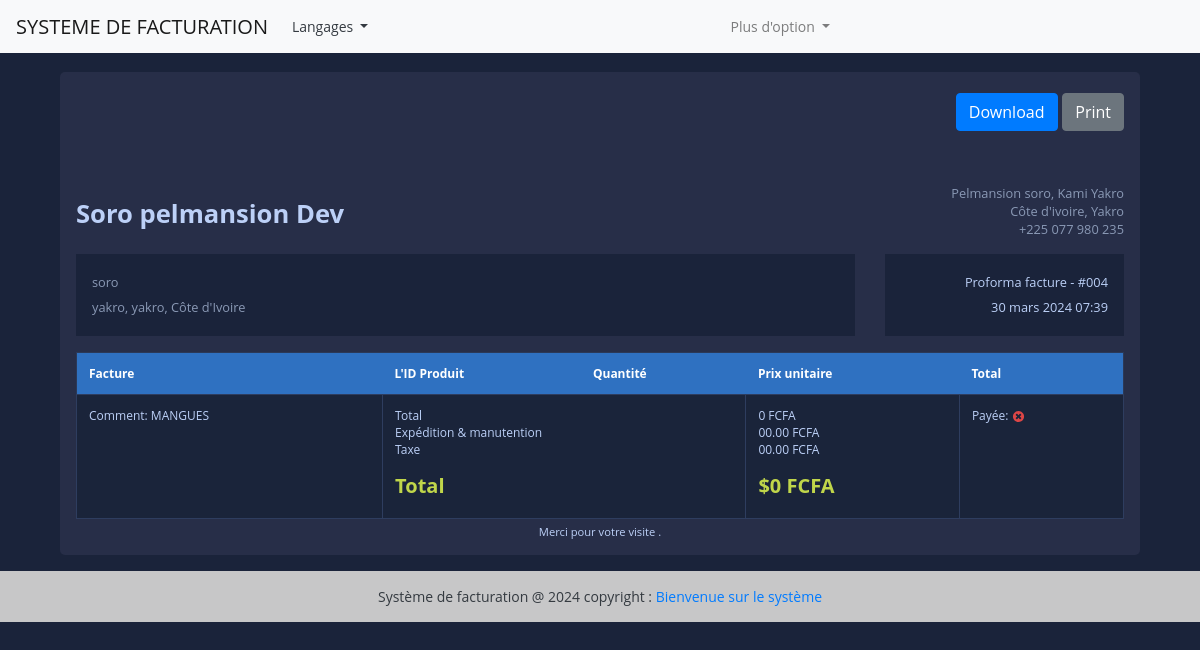
The page /fr/vue-facture/4 (signed in) on the database its author committed.
### fact_app/models.py (models this page shows, shortened)
class Invoice(models.Model):
    INVOICE_TYPE = (
        ('R', _('Reçu')),
        ('P', _('Proforma facture')),
        ('F', _('Facture'))
    )
    customer = models.ForeignKey(Customer, on_delete=models.PROTECT)
    save_by = models.ForeignKey(User, on_delete=models.PROTECT)
    invoice_date_time = models.DateTimeField(auto_now_add=True)
    invoice_date = models.DateField(_("Date"), auto_now_add=True)
    total = models.DecimalField(max_digits=10000, decimal_places=2)
    last_updated_date = models.DateTimeField(null=True, blank=True)
    paid = models.BooleanField(default=False)
    invoice_type = models.CharField(max_length=1, choices=INVOICE_TYPE)
    comments = models.TextField(null=True, max_length=1000, blank=True)
    class Meta:
        verbose_name = _("Invoice")
        verbose_name_plural = _("Invoices")
    @property
    def get_total(self):
        articles = self.article_set.all()
        total = sum(article.get_total for article in articles)
        return total

class Customer(models.Model):
    SEX_TYPES = (
        ('M', _('Masculin')),
        ('F', _('Feminin')),
    )
    name = models.CharField(max_length=132)
    email = models.EmailField()
    phone = models.CharField(max_length=130)
    address = models.CharField(max_length=64)
    sex = models.CharField(max_length=1, choices=SEX_TYPES)
    age = models.CharField(max_length=12)
    city = models.CharField(max_length=33)
    zip_code = models.CharField(max_length=16)
    create_date = models.DateTimeField(auto_now_add=True)
    save_by = models.ForeignKey(User, on_delete=models.PROTECT)
    class Meta:
        verbose_name = _("Customer")
        verbose_name_plural = _("Customers")

### fact_app/views.py (the view)
# urls.py: path("vue-facture/<int:pk>", views.InvoiceVisualizationView.as_view(), name='view-invoice'),
class InvoiceVisualizationView(LoginRequiredSuperuserMixim, View):
    template_name = "invoice.html"
    def get(self, request, *args, **kwargs):
        pk = kwargs.get('pk')
        context = get_invoice(pk)
        return render(request, self.template_name, context)

### fact_app/utils.py (called while the page is built)
def get_invoice(pk):
    obj = Invoice.objects.get(pk=pk)
    articles = obj.article_set.all()
    context = {
        'obj': obj,
        'articles': articles
    }
    return context

### templates/invoice.html (shortened to what this page needs)
{% extends "base.html" %}
{% load static %}
{% block content %}
<div class="container">
    <div class="row gutters">
    	<div class="col-xl-12 col-lg-12 col-md-12 col-sm-12 col-12">
    		<div class="card">
    			<div class="card-body p-0">
    				<div class="invoice-container">
    					<div class="invoice-header">
    						<div class="row gutters">
    							<div class="col-xl-12 col-lg-12 col-md-12 col-sm-12">
    								<div class="custom-actions-btns mb-5">
    									<a href="{% url 'invoice-pdf' pk=obj.pk %}" class="btn btn-primary">
    										 Download
    									</a>
    									<a href="#" class="btn btn-secondary">
    										 Print
    									</a>
    								</div>
    							</div>
    						</div>
    						<div class="row gutters">
    							<div class="col-xl-6 col-lg-6 col-md-6 col-sm-6">
    								<a href="soropelmansion.com" class="invoice-logo">
    									Soro pelmansion Dev
    								</a>
    							</div>
    							<div class="col-lg-6 col-md-6 col-sm-6">
    								<address class="text-right">
    									Pelmansion soro, Kami Yakro<br>
    									Côte d'ivoire, Yakro<br>
    									+225 077 980 235
    								</address>
    							</div>
    						</div>
    						<div class="row gutters">
    							<div class="col-xl-9 col-lg-9 col-md-12 col-sm-12 col-12">
    								<div class="invoice-details">
    									<address>
    										{{obj.customer.name}}<br>
    										{{obj.customer.address}}, {{obj.customer.city}}, Côte d'Ivoire
    									</address>
    								</div>
    							</div>
    							<div class="col-xl-3 col-lg-3 col-md-12 col-sm-12 col-12">
    								<div class="invoice-details">
    									<div class="invoice-num">
    										<div>{{obj.get_invoice_type_display}} - #00{{obj.id}}</div>
    										<div>{{obj.invoice_date_time}}</div>
    									</div>
    								</div>
    							</div>
    						</div>
    					</div>
    					<div class="invoice-body">
    						<div class="row gutters">
    							<div class="col-lg-12 col-md-12 col-sm-12">
    								<div class="table-responsive">
    									<table class="table custom-table m-0">
    										<thead>
    											<tr>
    												<th>Facture</th>
													<th>L'ID Produit</th>
													<th>Quantité</th>
													<th>Prix unitaire</th>
													<th>Total</th>
    											</tr>
    										</thead>
    										<tbody>
    											<tr>
    												<td>Comment: {{obj.comments}}</td>
    												<td colspan="2">
														<p>
															Total<br>
															Expédition &amp; manutention<br>
															Taxe<br>
														</p>
    													<h5 class="text-success"><strong>Total</strong></h5>
    												</td>
    												<td>
    													<p>
    														{{obj.get_total}} FCFA<br>
    														00.00 FCFA<br>
    														00.00 FCFA<br>
    													</p>
    													<h5 class="text-success"><strong>${{obj.get_total}} FCFA</strong></h5>
    												</td>
                                                    <td>
                                                            Payée:
                                                        {% if obj.paid  %}
                                                           <img class="icon" src="{% static 'images/icon-yes.svg' %}" alt="True">
                                                        {% else %}
                                                            <img class="icon" src="{% static 'images/icon-no.svg' %}" alt="False">
                                                        {% endif %}
                                                    </td>
    											</tr>
    										</tbody>
    									</table>
    								</div>
    							</div>
    						</div>
    					</div>
    					<div class="invoice-footer">
    						Merci pour votre visite .
    					</div>
    				</div>
    			</div>
    		</div>
    	</div>
    </div>
</div>
{% endblock content %}

### static/style.css (style rules this page uses)
body { margin: 0; padding: 0; font: 400 .875rem 'Open Sans', sans-serif; color: #bcd0f7; background: #1A233A; position: relative; height: 100%; }
.invoice-container { padding: 1rem; }
.invoice-container .invoice-header .invoice-logo { margin: 0.8rem 0 0 0; display: inline-block; font-size: 1.6rem; font-weight: 700; color: #bcd0f7; }
.invoice-container .invoice-header address { font-size: 0.8rem; color: #8a99b5; margin: 0; }
.invoice-container .invoice-details { margin: 1rem 0 0 0; padding: 1rem; line-height: 180%; background: #1a233a; }
.invoice-container .invoice-details .invoice-num { text-align: right; font-size: 0.8rem; }
.invoice-container .invoice-body { padding: 1rem 0 0 0; }
.invoice-container .invoice-footer { text-align: center; font-size: 0.7rem; margin: 5px 0 0 0; }
.card { background: #272E48; -webkit-border-radius: 5px; -moz-border-radius: 5px; border-radius: 5px; border: 0; margin-bottom: 1rem; }
.custom-table { border: 1px solid #2b3958; }
.custom-table thead { background: #2f71c1; }
.custom-table thead th { border: 0; color: #ffffff; }
.custom-table > tbody td { border: 1px solid #2e3d5f; }
.table { background: #1a243a; color: #bcd0f7; font-size: .75rem; }
.text-success { color: #c0d64a !important; }
.custom-actions-btns { margin: auto; display: flex; justify-content: flex-end; }
.custom-actions-btns .btn { margin: .3rem 0 .3rem .3rem; }

### rows shown on the page
Invoice: customer.name "soro", customer.address "yakro", customer.city "yakro", invoice_type "Proforma facture", id "4", invoice_date_time "30 mars 2024 07:39", comments "MANGUES", get_total "0"
